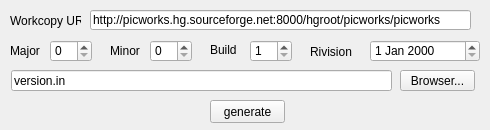
<?xml version="1.0" encoding="UTF-8"?>
<ui version="4.0">
 <class>MainWindow</class>
 <widget class="QMainWindow" name="MainWindow">
  <property name="geometry">
   <rect>
    <x>0</x>
    <y>0</y>
    <width>490</width>
    <height>130</height>
   </rect>
  </property>
  <property name="sizePolicy">
   <sizepolicy hsizetype="Preferred" vsizetype="Preferred">
    <horstretch>0</horstretch>
    <verstretch>0</verstretch>
   </sizepolicy>
  </property>
  <property name="minimumSize">
   <size>
    <width>490</width>
    <height>130</height>
   </size>
  </property>
  <property name="maximumSize">
   <size>
    <width>490</width>
    <height>130</height>
   </size>
  </property>
  <property name="windowTitle">
   <string>VerGen</string>
  </property>
  <widget class="QWidget" name="centralWidget">
   <widget class="QPushButton" name="genButton">
    <property name="geometry">
     <rect>
      <x>210</x>
      <y>100</y>
      <width>75</width>
      <height>23</height>
     </rect>
    </property>
    <property name="text">
     <string>generate</string>
    </property>
   </widget>
   <widget class="QLabel" name="label">
    <property name="geometry">
     <rect>
      <x>10</x>
      <y>10</y>
      <width>71</width>
      <height>21</height>
     </rect>
    </property>
    <property name="text">
     <string>Workcopy URL</string>
    </property>
    <property name="buddy">
     <cstring>wcUrlInput</cstring>
    </property>
   </widget>
   <widget class="QLineEdit" name="wcUrlInput">
    <property name="geometry">
     <rect>
      <x>90</x>
      <y>10</y>
      <width>381</width>
      <height>20</height>
     </rect>
    </property>
    <property name="text">
     <string>http://picworks.hg.sourceforge.net:8000/hgroot/picworks/picworks</string>
    </property>
   </widget>
   <widget class="QLabel" name="label_2">
    <property name="geometry">
     <rect>
      <x>110</x>
      <y>40</y>
      <width>41</width>
      <height>21</height>
     </rect>
    </property>
    <property name="text">
     <string>Minor</string>
    </property>
   </widget>
   <widget class="QLabel" name="label_3">
    <property name="geometry">
     <rect>
      <x>10</x>
      <y>40</y>
      <width>31</width>
      <height>21</height>
     </rect>
    </property>
    <property name="text">
     <string>Major</string>
    </property>
   </widget>
   <widget class="QLabel" name="label_4">
    <property name="geometry">
     <rect>
      <x>210</x>
      <y>40</y>
      <width>41</width>
      <height>20</height>
     </rect>
    </property>
    <property name="text">
     <string>Build</string>
    </property>
   </widget>
   <widget class="QLabel" name="label_5">
    <property name="geometry">
     <rect>
      <x>310</x>
      <y>41</y>
      <width>54</width>
      <height>21</height>
     </rect>
    </property>
    <property name="text">
     <string>Rivision</string>
    </property>
   </widget>
   <widget class="QSpinBox" name="majorInput">
    <property name="geometry">
     <rect>
      <x>50</x>
      <y>40</y>
      <width>42</width>
      <height>22</height>
     </rect>
    </property>
   </widget>
   <widget class="QSpinBox" name="minorInput">
    <property name="geometry">
     <rect>
      <x>150</x>
      <y>40</y>
      <width>42</width>
      <height>22</height>
     </rect>
    </property>
   </widget>
   <widget class="QSpinBox" name="buildInput">
    <property name="geometry">
     <rect>
      <x>250</x>
      <y>40</y>
      <width>42</width>
      <height>22</height>
     </rect>
    </property>
    <property name="minimum">
     <number>1</number>
    </property>
   </widget>
   <widget class="QPushButton" name="fileBrowserButton">
    <property name="geometry">
     <rect>
      <x>400</x>
      <y>70</y>
      <width>75</width>
      <height>21</height>
     </rect>
    </property>
    <property name="text">
     <string>Browser...</string>
    </property>
   </widget>
   <widget class="QLineEdit" name="filePathInput">
    <property name="geometry">
     <rect>
      <x>11</x>
      <y>70</y>
      <width>381</width>
      <height>21</height>
     </rect>
    </property>
    <property name="text">
     <string>version.in</string>
    </property>
   </widget>
   <widget class="QDateEdit" name="buildDateInput">
    <property name="geometry">
     <rect>
      <x>370</x>
      <y>40</y>
      <width>110</width>
      <height>22</height>
     </rect>
    </property>
   </widget>
  </widget>
 </widget>
 <layoutdefault spacing="6" margin="11"/>
 <resources/>
 <connections/>
</ui>
